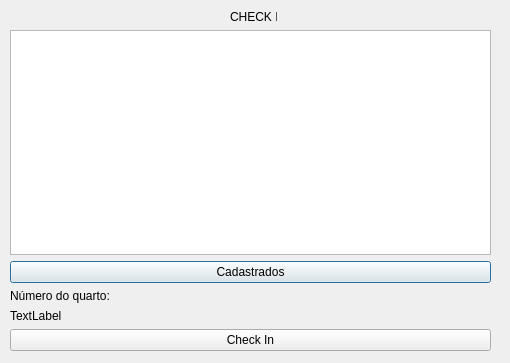
<?xml version="1.0" encoding="UTF-8"?>
<ui version="4.0">
 <class>CheckIn</class>
 <widget class="QDialog" name="CheckIn">
  <property name="geometry">
   <rect>
    <x>0</x>
    <y>0</y>
    <width>510</width>
    <height>363</height>
   </rect>
  </property>
  <property name="windowTitle">
   <string>Check In</string>
  </property>
  <widget class="QLabel" name="label_2">
   <property name="geometry">
    <rect>
     <x>230</x>
     <y>10</y>
     <width>47</width>
     <height>13</height>
    </rect>
   </property>
   <property name="text">
    <string>CHECK IN</string>
   </property>
  </widget>
  <widget class="QWidget" name="">
   <property name="geometry">
    <rect>
     <x>10</x>
     <y>30</y>
     <width>481</width>
     <height>321</height>
    </rect>
   </property>
   <layout class="QVBoxLayout" name="verticalLayout">
    <item>
     <widget class="QPlainTextEdit" name="Leitura"/>
    </item>
    <item>
     <widget class="QPushButton" name="Cadastrados">
      <property name="text">
       <string>Cadastrados</string>
      </property>
     </widget>
    </item>
    <item>
     <widget class="QLabel" name="label">
      <property name="text">
       <string>Número do quarto:</string>
      </property>
     </widget>
    </item>
    <item>
     <widget class="QLabel" name="teste">
      <property name="text">
       <string>TextLabel</string>
      </property>
     </widget>
    </item>
    <item>
     <widget class="QPushButton" name="Check">
      <property name="text">
       <string>Check In</string>
      </property>
     </widget>
    </item>
   </layout>
  </widget>
 </widget>
 <resources/>
 <connections/>
</ui>
